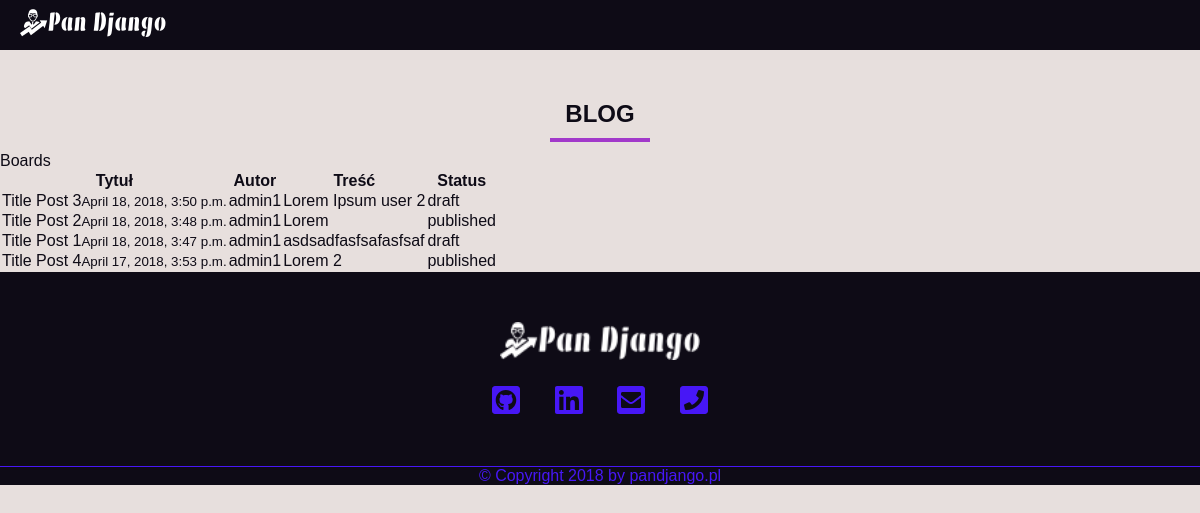
Before: /blog/list with the older database file.
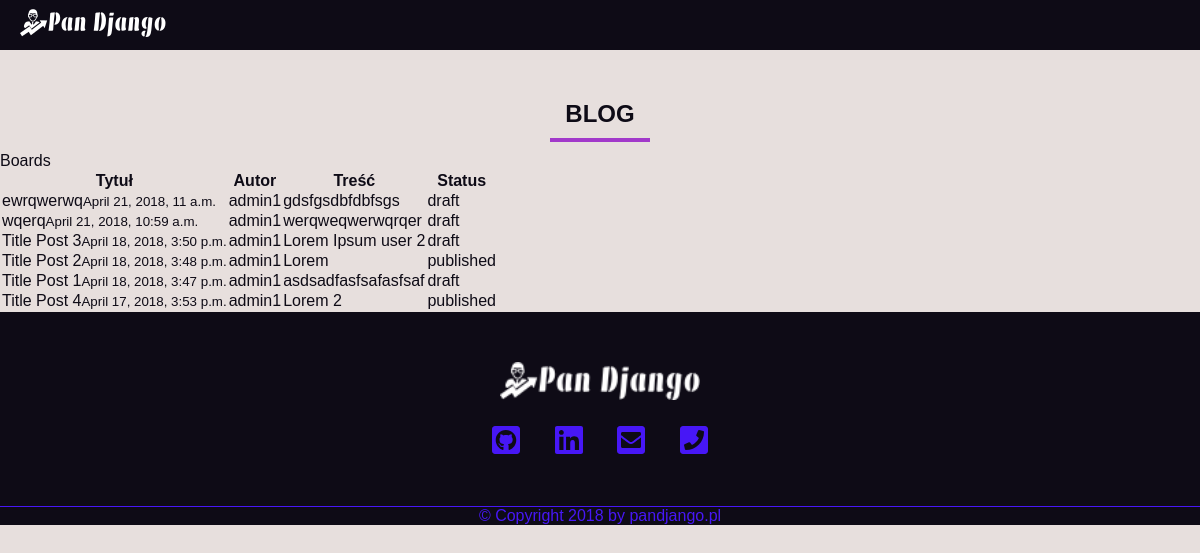
After: the same page with the newer database file.
### blog/models.py (models this page shows, shortened)
class BlogPost(models.Model):
    STATUS_CHOICES = (
        ('draft', 'Draft'),
        ('published', 'Published'),
    )
    title = models.CharField(max_length=250, verbose_name='Tytuł')
    slug = models.SlugField(max_length=250, unique_for_date='publish')
    author = models.ForeignKey(User, on_delete=models.CASCADE, related_name='blogposts', verbose_name='Autor')
    body = models.TextField(verbose_name='Treść')
    publish = models.DateTimeField(default=timezone.now, verbose_name='Data publikacji')
    created = models.DateTimeField(auto_now_add=True)
    updated = models.DateTimeField(auto_now=True)
    status = models.CharField(max_length=10, choices=STATUS_CHOICES, default='draft')
    class Meta:
        ordering = ('-publish',)
        verbose_name = 'Post'
        verbose_name_plural = 'Posty'

### blog/views.py (the view)
# urls.py: path('list', PostListView.as_view(), name='post_list'),
class PostListView(ListView):
    model = BlogPost
    context_object_name = 'posts'
    template_name = 'blogpost_list.html'

### blog/templates/blogpost_list.html
{% extends 'base_blog.html' %}
{% block title %}Blog{% endblock title %}
{% block content %}
    <div class="container">
      <ol class="breadcrumb my-4">
        <li class="breadcrumb-item active">Boards</li>
      </ol>
      <table class="table">
        <thead class="thead-inverse">
          <tr>
            <th>Tytuł</th>
            <th>Autor</th>
            <th>Treść</th>
            <th>Status</th>
          </tr>
        </thead>
        <tbody>
          {% for obj in posts %}
            <tr>
              <td>{{ obj.title }}<small class="text-muted d-block">{{ obj.publish }}</small></td>
                <td>{{ obj.author }}</td>
              <td >{{ obj.body }}</td>
              <td>{{ obj.status }}</td>
            </tr>
          {% endfor %}
        </tbody>
      </table>
    </div>
{% endblock content %}

### blog/templates/base_blog.html (shortened to what this page needs)
{% load staticfiles %}
<!DOCTYPE html>
<html lang="">
<head>
    <link rel="stylesheet" href="font-awesome-4.7.0/css/font-awesome.min.css">
    <link rel="stylesheet" href="{% static 'contact/main.css' %}">
</head>
<body>
    <header>
        <nav id="nav">
            <div class="nav-container">
                <a href="{% url 'index' %}">
                    <img src="{% static 'img/logo1.png' %}" alt="logo-nav">
                </a>
            </div>
        </nav>
    </header>
    <section id="post_id">
        <div class="title">
            <div class="title-text">
                <h2 class="title-heading">{% block title %}{% endblock title %}</h2>
                <div class="title-underline"></div>
            </div>
        </div>
        <div class="post-center">
            <article class="post">
                {% block content %}
                {% endblock content %}
            </article>
        </div>
    </section>
    <footer id="footer">
        <div class="footer-center">
            <article class="footer-box">
                <img src="{% static 'img/logo1.png'%}" alt="">
                <ul>
                    <li><a href="https://github.com/Elmartin913"><i class="fab fa-github-square fa-2x"></i></a></li>
                    <li><a href="https://www.linkedin.com/in/marcin-jablonowski"><i class="fab fa-linkedin fa-2x"></i></a></li>
                    <li><a href="{% url 'contact' %}"><i class="fas fa-envelope-square fa-2x"></i></a></li>
                    <li><a href="{% url 'contact' %}"><i class="fas fa-phone-square fa-2x"></i></a></li>
                </ul>
            </article>
        </div>
    </footer>
    <footer id="second-footer">
        <p>&copy; Copyright 2018 by pandjango.pl</p>
    </footer>
</body>
</html>

### website/static/contact/main.css (style rules this page uses)
* { margin: 0; padding: 0; }
body { background: #e7dfdd; font-family: 'Mukta Mahee', sans-serif; color: #0e0b16; }
.nav-container { padding: 0 20px; height: 50px; background: #0e0b16; border-bottom: 3px solid #e7dfdd; display: flex; justify-content: space-between; }
.nav-container a { align-self: center; }
header { min-height: 10vh; display: flex; flex: 0 0 auto; flex-direction: column; }
nav { flex: 0 0 auto; position: fixed; width: 100%; z-index: 10; }
@media screen and (min-width:776px) { #nav { display: flex; background: #0e0b16; border-bottom: 3px solid #e7dfdd; } }
@media screen and (min-width:776px) { .nav-container { border-bottom: none; } }
.title { display: flex; padding: 20px 0 0 0; text-align: center; justify-content: center; }
.title-text { text-transform: uppercase; }
.title-underline { background: #a239ca; width: 100px; height: 4px; margin: 10px auto; }
.fa-2x { font-size: 2em!important; padding: 10px 5px; color: #4717f6; transition: transform 1s ease; }
.footer-center { background: #0e0b16; }
.footer-box { padding: 40px; display: block; text-align: center; }
.footer-box img { width: 200px; padding: 10px; }
.footer-box ul { list-style-type: none; }
.footer-box ul li { display: inline-block; margin: 0 10px; }
#second-footer { background: #0e0b16; border-top: 1px solid #4717f6; }
#second-footer p { background: #0e0b16; color: #4717f6; text-align: center; }

Changed rows visible on the page:
added BlogPost: title "ewrqwerwq", publish "April 21, 2018, 11 a.m.", author "admin1", body "gdsfgsdbfdbfsgs", status "draft"
added BlogPost: title "wqerq", publish "April 21, 2018, 10:59 a.m.", author "admin1", body "werqweqwerwqrqer", status "draft"
